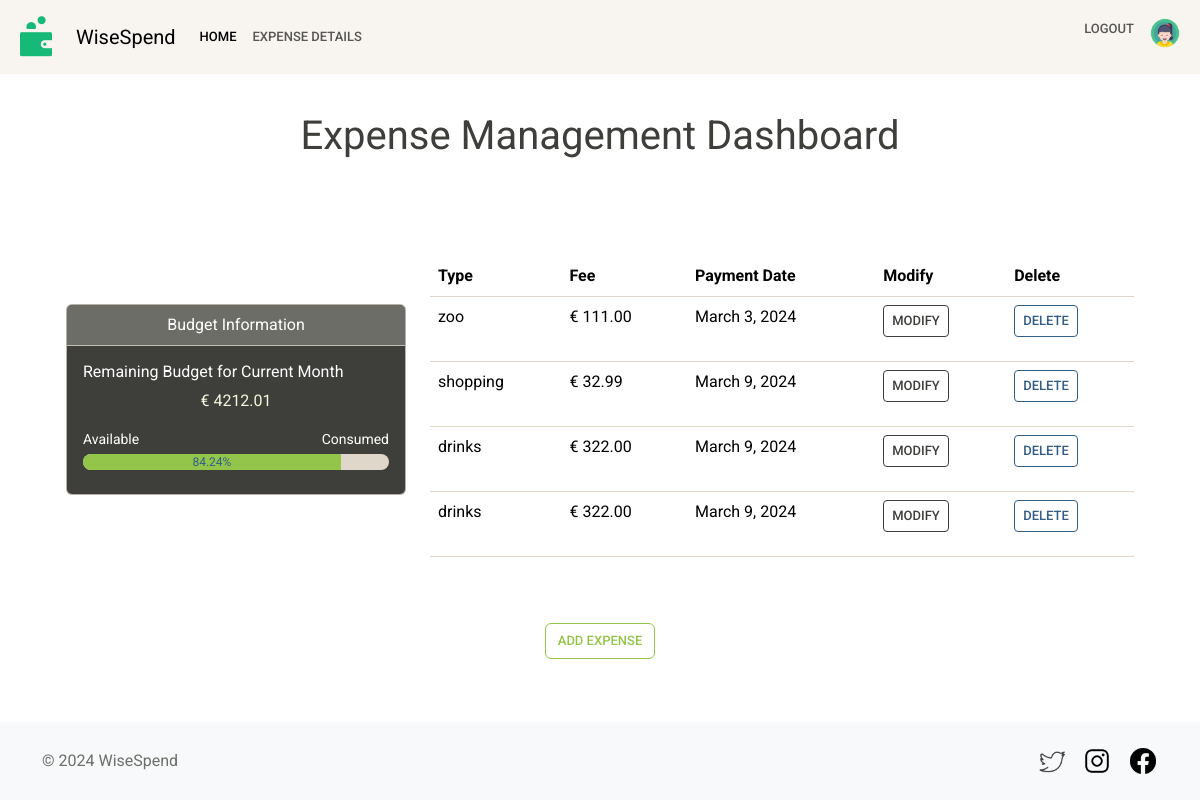
The app's page /wisespend/details/ (signed in) with its own data.
### myexpense/models.py (models this page shows, shortened)
class Budget(models.Model):
    user = models.OneToOneField(User, on_delete=models.CASCADE)
    amount = models.DecimalField(max_digits=20, decimal_places=2, default=0)
    def get_remaining_budget(self):
        today = now().date()
        start_day = today.replace(day=1)
        cost_this_month = Expense.objects.filter(
            user=self.user,
            payment_date__gte=start_day
        ).aggregate(total_expenses=models.Sum('fee'))['total_expenses'] or 0
        remaining_budget = self.amount - cost_this_month
        return round(remaining_budget, 2)
    def get_remaining_budget_percentage(self):
        remaining_budget = self.get_remaining_budget()
        if self.amount != 0:
            percentage = round((remaining_budget / self.amount) * 100, 2)
            return percentage
        else:
            return 0

class Expense(models.Model):
    user = models.ForeignKey(User, on_delete=models.CASCADE)
    type = models.CharField(max_length=100)
    fee = models.DecimalField(max_digits=10, decimal_places=2)
    payment_date = models.DateField()

### myexpense/views.py (the view)
# urls.py: path('details/', views.expense_list, name='expense_list'),
@login_required()
def expense_list(request):
    expenses = Expense.objects.filter(user=request.user)
    return render(request, 'myexpense/expenses.html', {'expenses': expenses})

### myexpense/templates/myexpense/expenses.html (shortened to what this page needs)
{% extends 'myexpense/base2.html' %}
{% block content %}
<div class="container pt-4 pt-xl-5" style="margin-bottom: 100px">
    <div>
        <h1 class="mt-3 mb-5 d-flex justify-content-center">Expense Management Dashboard</h1>
        <div class="container pt-4 pt-xl-5" style="margin-bottom: 100px">
    <div class="row">
        <div class="col-md-4 mb-3 mt-5">
            <div class="card text-white bg-dark mb-3">
                <div class="card-header text-center">Budget Information</div>
                <div class="card-body">
                    <h6 class="card-title">Remaining Budget for Current Month</h6>
                    <p class="card-text text-center " style="color: beige">€ {{ user.budget.get_remaining_budget }}</p>
                    <div class="d-flex justify-content-between mb-1">
                        <small>Available</small>
                        <small>Consumed</small>
                    </div>
                    <div class="progress mb-2">
                        <div class="progress-bar bg-success" role="progressbar"
                             style="width: {{user.budget.get_remaining_budget_percentage}}%;"
                             aria-valuenow="{{user.budget.get_remaining_budget_percentage}}" aria-valuemin="0"
                             aria-valuemax="100">{{user.budget.get_remaining_budget_percentage}}%
                        </div>
                    </div>
                </div>
            </div>
        </div>
        <div class="col-md-8">
            <div style="padding-bottom: 50px;">
                <table class="table" style="border-collapse: collapse;line-height: 1.5;padding: 0.2em">
                    <thead class="thead-light">
                <tr>
                    <th>Type</th>
                    <th>Fee</th>
                    <th>Payment Date</th>
                    <th>Modify</th>
                    <th>Delete</th>
                </tr>
                </thead>
                <tbody>
                {% for expense in expenses %}
                <tr>
                    <td>{{ expense.type }}</td>
                    <td>€ {{ expense.fee }}</td>
                    <td>{{ expense.payment_date }}</td>
                    <td>
                        <form method="get" action="{% url 'myexpense:modify_expense' expense.id %}">
                            <button type="submit" class="btn btn-outline-dark btn-sm">Modify</button>
                        </form>
                    </td>
                    <td>
                        <form method="get" action="{% url 'myexpense:delete_expense' expense.id %}">
                            <button type="submit" class="btn btn-outline-primary btn-sm">Delete</button>
                        </form>
                    </td>
                </tr>
                {% endfor %}
                </tbody>
                </table>
            </div>
        </div>
    </div>
             <div class="d-flex justify-content-center">
            <form method="get" action="{% url 'myexpense:add_expense' %}">
                <button type="submit" class="btn btn-outline-success btn-md">Add Expense</button>
            </form>
        </div>
    </div>
</div>
</div>
{% endblock %}

### records on screen
Expense: type "zoo", fee "111.00", payment_date "March 3, 2024"
Expense: type "shopping", fee "32.99", payment_date "March 9, 2024"
Expense: type "drinks", fee "322.00", payment_date "March 9, 2024"
Expense: type "drinks", fee "322.00", payment_date "March 9, 2024"

### other values on screen
{{ user.budget.get_remaining_budget }} "4212.01"
{{ user.budget.get_remaining_budget_percentage }} "84.24"
